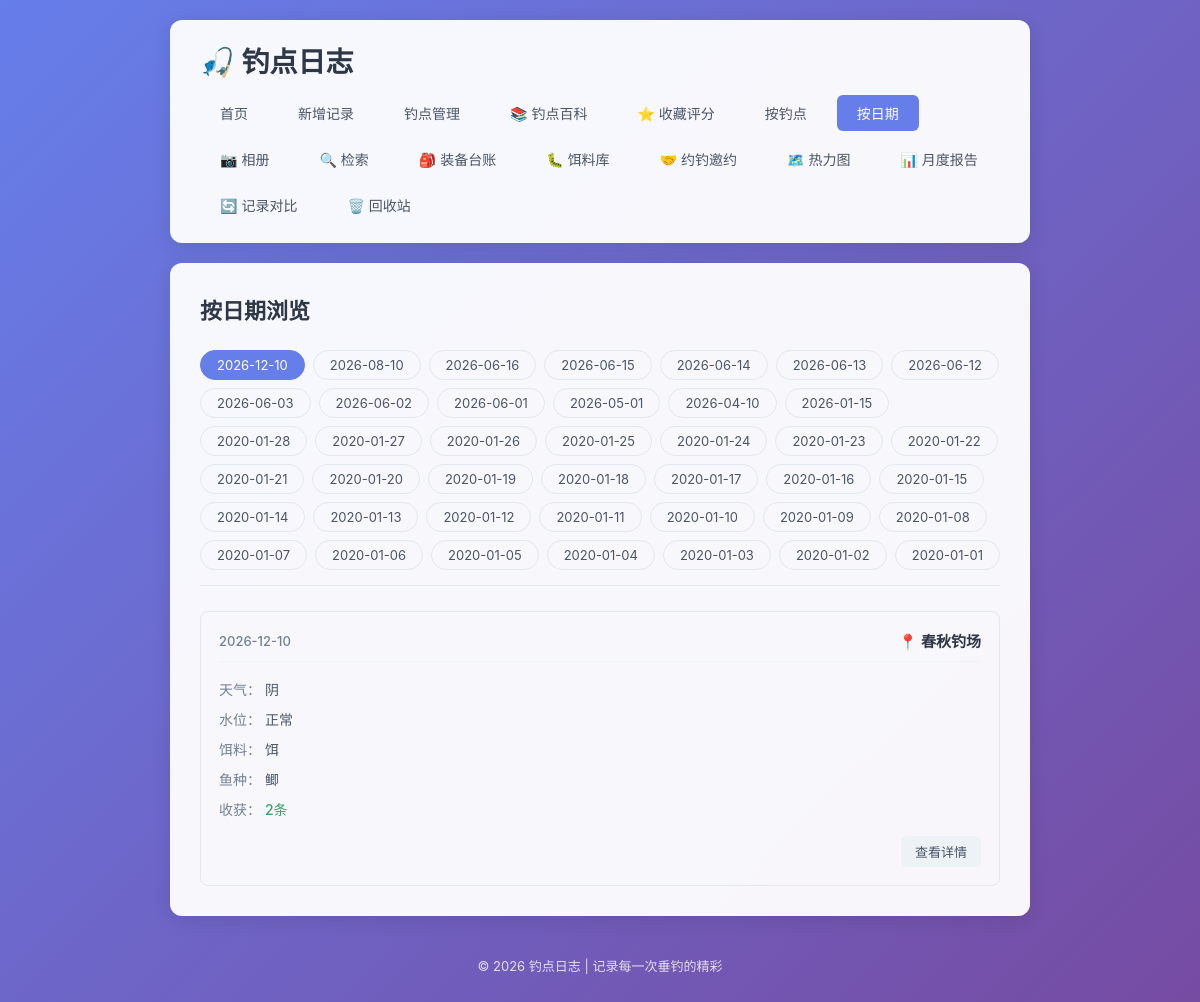
The app's page /by-date with its own data.
### tables this page shows
CREATE TABLE fishing_logs (
            id INTEGER PRIMARY KEY AUTOINCREMENT,
            spot TEXT NOT NULL,
            weather TEXT NOT NULL,
            water_level TEXT NOT NULL,
            bait TEXT NOT NULL,
            fish_species TEXT NOT NULL,
            harvest TEXT NOT NULL,
            next_strategy TEXT,
            created_at DATE NOT NULL
        , temperature TEXT, humidity TEXT, wind TEXT, deleted_at TIMESTAMP, next_strategy_date DATE);

### app.py (the view)
@app.route('/by-date')
def by_date():
    conn = get_db()
    dates = conn.execute(
        'SELECT DISTINCT created_at FROM fishing_logs WHERE deleted_at IS NULL ORDER BY created_at DESC'
    ).fetchall()
    date_list = [row['created_at'] for row in dates]
    selected_date = request.args.get('date', date_list[0] if date_list else None)
    logs = []
    if selected_date:
        logs = conn.execute(
            'SELECT * FROM fishing_logs WHERE created_at = ? AND deleted_at IS NULL ORDER BY id DESC',
            (selected_date,)
        ).fetchall()
    conn.close()
    return render_template('by_date.html', date_list=date_list, selected_date=selected_date, logs=logs)

### app.py (called while the page is built)
def get_db():
    conn = sqlite3.connect(DB_PATH)
    conn.row_factory = sqlite3.Row
    return conn

### templates/by_date.html (shortened to what this page needs)
{% extends 'base.html' %}
{% block content %}
    <div class="page-header">
        <h2>按日期浏览</h2>
    </div>
    {% if date_list %}
        <div class="filter-bar">
            {% for date in date_list %}
                <a href="{{ url_for('by_date', date=date) }}"
                   class="filter-btn {% if date == selected_date %}active{% endif %}">
                    {{ date }}
                </a>
            {% endfor %}
        </div>
        {% if logs %}
            <div class="log-list">
                {% for log in logs %}
                    <div class="log-card">
                        <div class="log-header">
                            <span class="log-date">{{ log['created_at'] }}</span>
                            <span class="log-spot">📍 {{ log['spot'] }}</span>
                        </div>
                        <div class="log-body">
                            <div class="log-row">
                                <span class="label">天气：</span>
                                <span>{{ log['weather'] }}</span>
                            </div>
                            <div class="log-row">
                                <span class="label">水位：</span>
                                <span>{{ log['water_level'] }}</span>
                            </div>
                            <div class="log-row">
                                <span class="label">饵料：</span>
                                <span>{{ log['bait'] }}</span>
                            </div>
                            <div class="log-row">
                                <span class="label">鱼种：</span>
                                <span>{{ log['fish_species'] }}</span>
                            </div>
                            <div class="log-row">
                                <span class="label">收获：</span>
                                <span class="harvest">{{ log['harvest'] }}</span>
                            </div>
                        </div>
                        <div class="log-footer">
                            <a href="{{ url_for('log_detail', log_id=log['id']) }}" class="btn btn-small">查看详情</a>
                        </div>
                    </div>
                {% endfor %}
            </div>
        {% else %}
            <div class="empty-state">
                <p>该日期暂无记录</p>
            </div>
        {% endif %}
    {% else %}
        <div class="empty-state">
            <p>还没有任何日期记录</p>
            <a href="{{ url_for('add_log') }}" class="btn btn-primary">+ 新增记录</a>
        </div>
    {% endif %}
{% endblock %}

### records on screen
fishing_logs: created_at "2026-12-10", spot "春秋钓场", weather "阴", water_level "正常", bait "饵", fish_species "鲫", harvest "2条"

### other values on screen
{{ date }} "2026-12-10" "2026-08-10" "2026-06-16" "2026-06-15" "2026-06-14" "2026-06-13" "2026-06-12" "2026-06-03" "2026-06-02" "2026-06-01" "2026-05-01" "2026-04-10" "2026-01-15" "2020-01-28" "2020-01-27" "2020-01-26" "2020-01-25" "2020-01-24" "2020-01-23" "2020-01-22" "2020-01-21" "2020-01-20" "2020-01-19" "2020-01-18" "2020-01-17" "2020-01-16" "2020-01-15" "2020-01-14" "2020-01-13" "2020-01-12" "2020-01-11" "2020-01-10" "2020-01-09" "2020-01-08" "2020-01-07" "2020-01-06" "2020-01-05" "2020-01-04" "2020-01-03" "2020-01-02" "2020-01-01"
